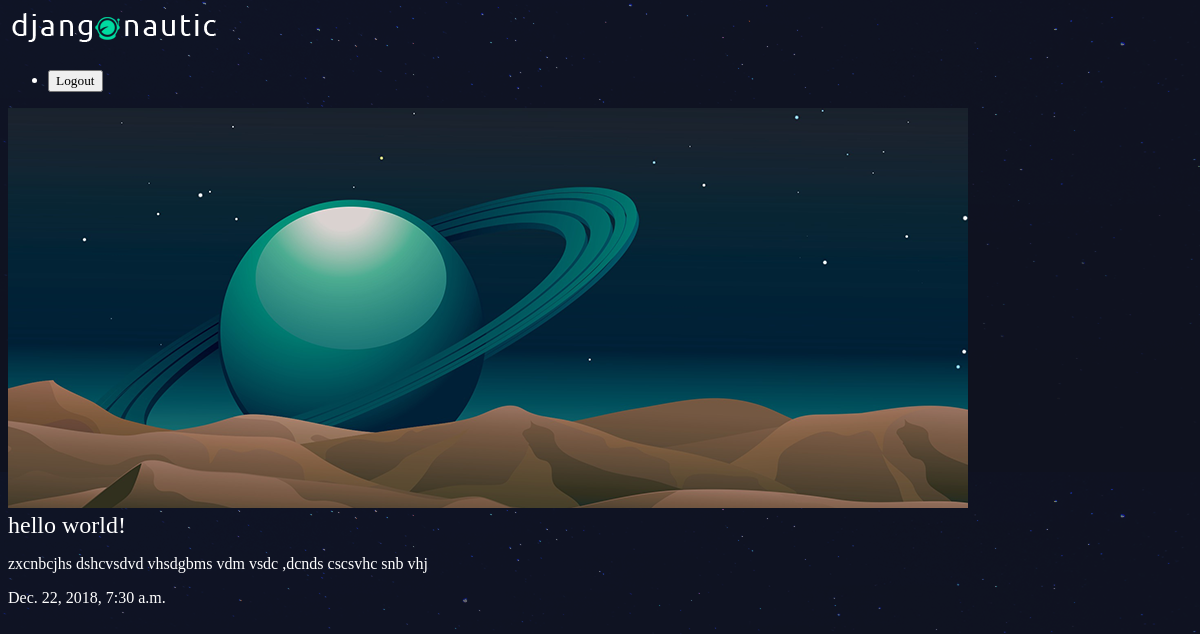
Screenshot of /articles/hello-world/ with the database file from the repository.
### articles/models.py (models this page shows, shortened)
class Article(models.Model):
    title = models.CharField(max_length = 100)
    slug = models.SlugField()
    body = models.TextField()
    date = models.DateTimeField(auto_now_add = True)
    thumb = models.ImageField(default='default.png', blank=True)

### articles/views.py (the view)
# urls.py: url(r'^(?P<slug>[\w-]+)/$', views.article_detail, name = 'detail'),
def article_detail(request, slug):
    article = Article.objects.get(slug=slug)
    return render(request, 'articles/article_detail.html', {'article': article})

### articles/templates/articles/article_detail.html
{% extends 'base_layout.html' %}
{% block content %}
  <div class="article-detail">
    <div class="article">
      <img src="{{ article.thumb.url }}" alt="">
      <h2>{{ article.title }}</h2>
      <p>{{ article.body }}</p>
      <p>{{ article.date }}</p>
    </div>
  </div>
{% endblock %}

### assets/style.css (style rules this page uses)
body { background-color: #0f121f; background-image: url(stars.png); background-repeat-y: no-repeat; color: #fff; }
body * { font-family: Ubuntu; }
h1, h2, h3, h4, h5 { font-weight: normal; margin: 0; }

### rows the page displays
Article: thumb (placeholder picture), title "hello world!", body "zxcnbcjhs dshcvsdvd vhsdgbms vdm vsdc ,dcnds cscsvhc snb vhj", date "Dec. 22, 2018, 7:30 a.m."
